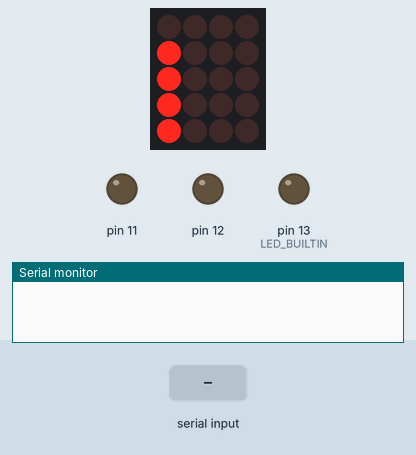
Recording of a sketch running on a simulated Arduino Uno, built with avr-gcc and run on an emulated ATmega328P. Shown: 4×5 LED matrix, output pins drawn as LEDs (lit = HIGH), the last lines printed to the serial monitor. Wiring (inferred from the names in the program): charlieplexed LEDs: lines pin 5, pin 4, pin 7, pin 3, pin 6. Inputs (shaded band) come from the test bench. Pins used as bus, display or sensor lines are not drawn.

Above: at 1.2 s.
1.3 s: "a,45\n" received over Serial
At 1.9 s:
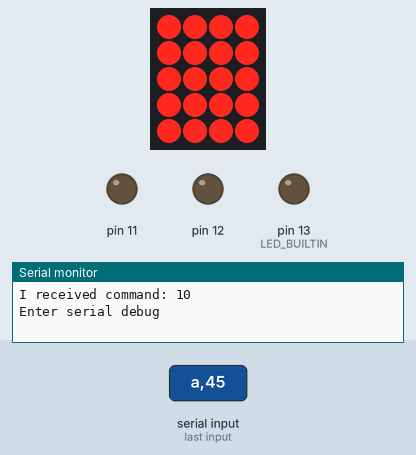
At 2.39 s:
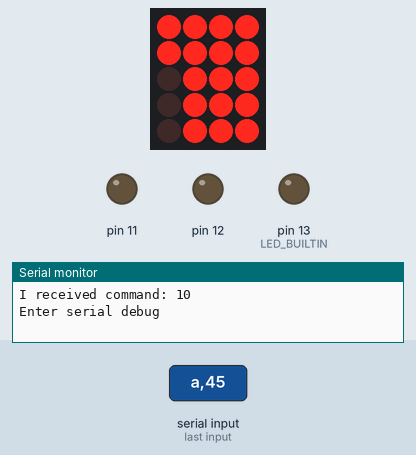
3.7 s: "d90\n" received over Serial
At 4.77 s:
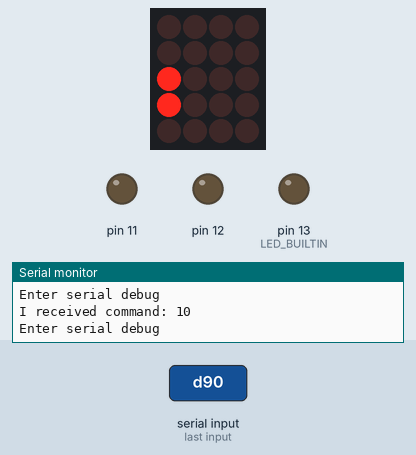

Measured:
- after the input at 1.3 s, the display: first changes at once (image 1 shows a later state)
- what the display in image 1 shows lasts 0.7 s, from 1.4 s to 2.1 s

The sketch:

IO_handler_prototype__arduino_.ino
```cpp
#define SW1 0
#define SW2 1
#define SW3 2
#define SW4 3
#define SW5 4

#define A 0
#define B 1
#define C 2
#define D 3
#define E 4

#define LEDINPUT 0
#define LEDLOW   1
#define LEDHIGH  2

//debug
int incomingcommand = 0;
void serialdebug (int incomingcommand_);
int lastinputstatus = 0;
//debug end

int selectedswitch = 0;
int inputstatus = 0;
int cycleshort = 0;
int cyclelong = 0;
bool inputflag = false;
int LEDPWM [20];

void SetMultiplexSwitch(int selectedswitch_, bool state);
bool ReadSwitch (void);
void SetLEDpin (int pin, int state);

void setup() {
  // initialize digital pin LED_BUILTIN as an output.
  pinMode(LED_BUILTIN, OUTPUT);
  pinMode(12, OUTPUT);
  pinMode(11, OUTPUT);

  // initialise LEDs
  //  for (int n = 0; n < 5; n++) SetLEDpin(n, LEDINPUT);

  pinMode(3, INPUT); // D
  pinMode(4, INPUT); // B
  pinMode(5, INPUT); // A
  pinMode(6, INPUT); // E
  pinMode(7, INPUT); // C

  pinMode(LED_BUILTIN, OUTPUT);
  Serial.begin(9600);

  // Set all LEDs to maximum brightness
  for (int n = 0; n < 20; n++) LEDPWM [n] = 0;
}

void loop() {
  cycleshort++;
  if (cycleshort > 4) cycleshort = 0; // cycle between 5 state each loop
  cyclelong++;
  if (cyclelong > 99) cyclelong = 0; // cycle between 100 state each loop
  if (millis() > 2000)
  {
     LEDPWM [1] = 15;
     LEDPWM [2] = 15;
     LEDPWM [3] = 15;
     //LEDPWM [12] = 30;
  }

    if (millis() > 4000)
  {
     for (int n = 0; n < 20; n++) LEDPWM [n] = 0;
     LEDPWM [1] = 15;
     LEDPWM [2] = 99;
     LEDPWM [3] = 15;
     LEDPWM [4] = 15;
     LEDPWM [6] = 15;
  }
  // Charlieplex LED controller (as described in the draw.io document)
  // Set all LEDs as inputs
  for (int n = 0; n < 5; n++) SetLEDpin(n, LEDINPUT);
  SetLEDpin (cycleshort, LEDLOW);
  for (int n = 0; n < 4; n++)
  {
    if (LEDPWM[cycleshort * 4 + n] >= cyclelong) SetLEDpin((cycleshort + n + 1) % 5, LEDHIGH);
    //delay(500);
  }

  // Multi Switches read (as described in the draw.io document)
  // debug
  //  SetMultiplexSwitch (cycleshort, LOW);
  //  if (ReadSwitch()) inputflag = true;
  //  SetMultiplexSwitch (cycleshort, HIGH);
  // debug end

  //debug
  if (Serial.available() > 0) {
    incomingcommand = Serial.read();
    Serial.print("I received command: ");
    Serial.println(incomingcommand, DEC);
    serialdebug (incomingcommand);
  }
  if (lastinputstatus != inputstatus)
  {
    lastinputstatus = inputstatus;
    serialdebug ('d');
    serialdebug ('b');
  }
  //debug end
  delayMicroseconds(30);
}

//debug
void serialdebug (int incomingcommand_)
{
  Serial.println("Enter serial debug");

  // set brightness all LEDs
  if (incomingcommand_ == 'a')
  {
    Serial.print("Insert brightness from 0 to 99: ");
    while (Serial.available() == 0);
    int debugbrightness = Serial.parseInt();
    for (int n = 0; n < 20; n++) LEDPWM [n] = debugbrightness;
    Serial.print(" brightness set to: ");
    Serial.println(debugbrightness);
  }

  // display switches status
  if (incomingcommand_ == 'b')
  {
    Serial.print("SW");
    Serial.print((inputstatus - 1) / 3 + 1);
    if (inputstatus % 3 == 1) Serial.println(" Left");
    if (inputstatus % 3 == 2) Serial.println(" Button");
    if (inputstatus % 3 == 0) Serial.println(" Right");
  }

  // sets 1 LED's PWM to 99 and disable all others
  if (incomingcommand_ == 'c')
  {
    Serial.print("Enter LED number to light up: ");
    int debuglightupsingleLED = 0;
    if (Serial.available() > 0)
      debuglightupsingleLED = Serial.parseInt();
    for (int n = 0; n < 20; n++) LEDPWM [n] = 0;
    LEDPWM [debuglightupsingleLED] = 99;
    Serial.print(" Light up LED nb: ");
    Serial.println(debuglightupsingleLED);
  }

  // display cycles
  if (incomingcommand_ == 'd')
  {
    Serial.print("shortcycle: ");
    Serial.print(cycleshort);
    Serial.print("    Longcycle: ");
    Serial.println(cyclelong);
    Serial.print("inputstatus: ");
    Serial.println(inputstatus);
    Serial.print("inputflag: ");
    Serial.println(inputflag);
    Serial.println("");
  }

  // test function
  if (incomingcommand_ == 't')
  {
    for (int n = 0; n < 5; n++) SetLEDpin(n, LEDINPUT);
    Serial.println("set all LEDs to inputs");
  }

  // set LEDs
  if (incomingcommand_ == 'l')
  {
    Serial.print("enter LED pin: ");
    bool characterselected = true;
    int debugLEDPIN = -1;
    int debugledselected;
    while (characterselected)
    {
      switch (debugLEDPIN)
      {
        case 'a':
          Serial.print("A selected, enter state: ");
          characterselected = false;
          debugledselected = 0;
          break;

        case 'b':
          Serial.print("B selected, enter state: ");
          characterselected = false;
          debugledselected = 1;
          break;

        case 'c':
          Serial.print("C selected, enter state: ");
          characterselected = false;
          debugledselected = 2;
          break;

        case 'd':
          Serial.print("D selected, enter state: ");
          characterselected = false;
          debugledselected = 3;
          break;

        case 'e':
          Serial.print("E selected, enter state: ");
          characterselected = false;
          debugledselected = 4;
          break;

        default:
          if (Serial.available() > 0) debugLEDPIN = Serial.read();
          break;
      }

    }

    bool stateselected = true;
    debugLEDPIN = -1;
    while (stateselected)
    {
      switch (debugLEDPIN)
      {
        case 'i':
          Serial.println("Input selected");
          SetLEDpin (debugledselected, LEDINPUT);
          stateselected = false;
          break;

        case 'l':
          Serial.println("Output Low selected");
          SetLEDpin (debugledselected, LEDLOW);
          stateselected = false;
          break;

        case 'h':
          Serial.println("Output High selected");
          SetLEDpin (debugledselected, LEDHIGH);
          stateselected = false;
          break;

        default:
          if (Serial.available() > 0) debugLEDPIN = Serial.read();
          break;
      }
    }
  }
}
//debug end

// sets the enable pin of the requested switch to the requested state
void SetMultiplexSwitch(int selectedswitch_, bool state)
{
  switch (selectedswitch_)
  {
    /*  case SW1: //PD6
          digitalWrite(12, state);
          break;
        case SW2: //PD5
          digitalWrite(12, state);
          break;
        case SW3: //PD4
          digitalWrite(12, state);
          break;*/
    case SW4: //PD3
      digitalWrite(11, state);
      break;
    case SW5: //PD2
      digitalWrite(12, state);
      break;
  }
}

// Reads the switches state and populate input status, returns 1 if an input is detected
bool ReadSwitch (void)
{
  if (digitalRead(10) == 0) {
    inputstatus = 1 + cycleshort * 3;
    return true;
  }
  else if (digitalRead(9) == 0) {
    inputstatus = 2 + cycleshort * 3;
    return true;
  }
  else if (digitalRead(8) == 0) {
    inputstatus = 3 + cycleshort * 3;
    return true;
  }
  else return false;
}

// Sets the 5 LED pins either as input, high or low
void SetLEDpin (int pin, int state)
{
  int LEDinputLUT [5] = {5, 4, 7, 3, 6};
  switch (state)
  {
    case LEDINPUT:
      pinMode(LEDinputLUT[pin], INPUT);
      break;

    case LEDLOW:
      pinMode(LEDinputLUT[pin], OUTPUT);
      digitalWrite(LEDinputLUT[LEDinputLUT[pin]], LOW);
      break;

    case LEDHIGH:
      pinMode(LEDinputLUT[pin], OUTPUT);
      digitalWrite(LEDinputLUT[pin], HIGH);
      break;
  }
}
```
